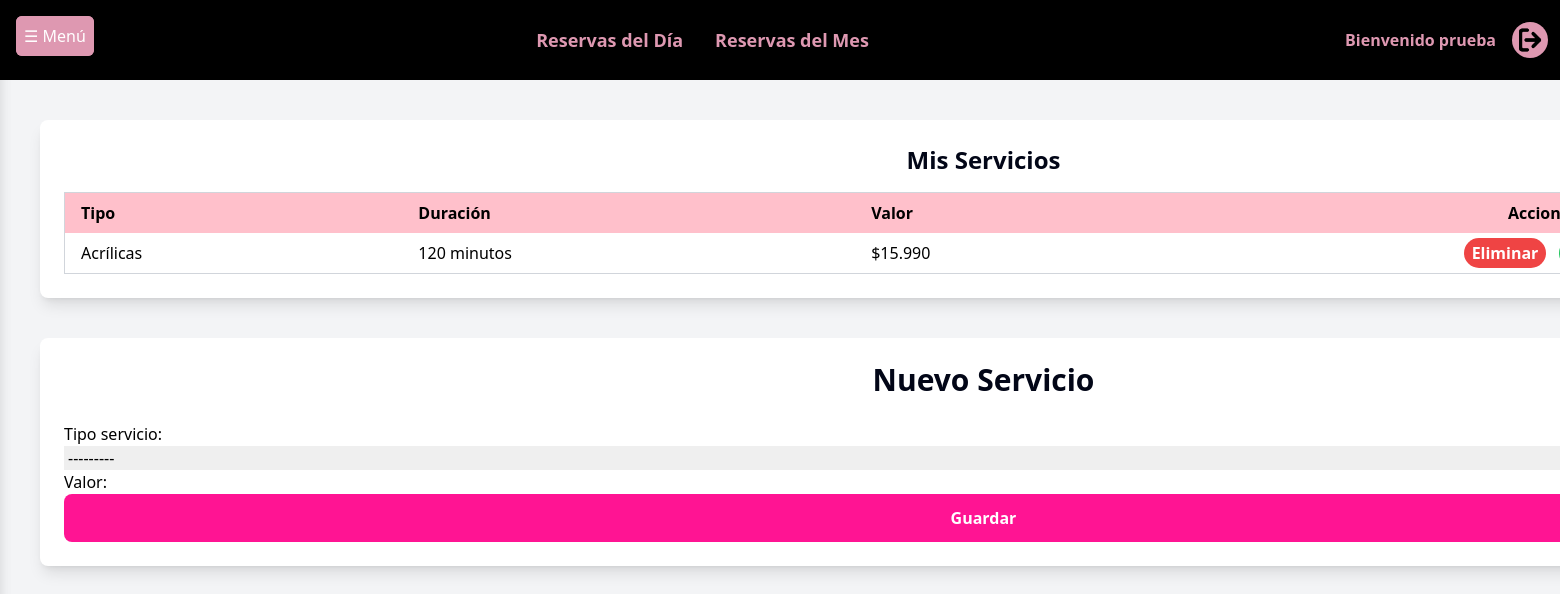
/misservicios (signed in), run on the app's committed database.
### app/models.py (models this page shows, shortened)
class Servicio(models.Model):
    id_servicio = models.AutoField(primary_key=True)
    valor = models.IntegerField()
    tipo_servicio = models.ForeignKey('TipoServicio', on_delete=models.CASCADE)
    manicurista = models.ForeignKey('Manicurista', on_delete=models.CASCADE, null=True, blank=True)

class TipoServicio(models.Model):
    id_tipo_servicio = models.AutoField(primary_key=True)
    nombre = models.CharField(max_length=50)
    duracion = models.CharField(max_length=50)
    descripcion = models.CharField(max_length=250, default=' ')
    def __str__(self):
        return f"Tipo Servicio ID: {self.id_tipo_servicio}, nombre: {self.nombre}, duracion: {self.duracion}, descripcion: {self.descripcion}"

### app/views.py (the view)
        def _wrapped_view(request, *args, **kwargs):
            if request.user.is_authenticated:
                if group_name == 'manicurista':
                    manicurista = getattr(request.user, 'manicurista', None)
                    if manicurista:
                        if not manicurista.state:
                            return redirect('espera_aprobacion')
                        return view_func(request, *args, **kwargs)
                elif request.user.groups.filter(name=group_name).exists() or request.user.is_superuser:
                    return view_func(request, *args, **kwargs)
            raise PermissionDenied

### app/forms.py
class ServicioForm(forms.ModelForm):
    class Meta:
        model = Servicio
        fields = ['tipo_servicio', 'valor',]

### app/views.py (called while the page is built, shortened)
def group_required(group_name):
    def decorator(view_func):
        def _wrapped_view(request, *args, **kwargs):
            if request.user.is_authenticated:
                if group_name == 'manicurista':
                    manicurista = getattr(request.user, 'manicurista', None)
                    if manicurista:
                        if not manicurista.state:
                            return redirect('espera_aprobacion')
                        return view_func(request, *args, **kwargs)
                elif request.user.groups.filter(name=group_name).exists() or request.user.is_superuser:
                    return view_func(request, *args, **kwargs)
            raise PermissionDenied
        return _wrapped_view
    return decorator

@login_required
@group_required('manicurista')
def misservicios(request):
    is_manicurista = request.user.groups.filter(name='manicurista').exists()
    if is_manicurista:
        manicurista = Manicurista.objects.filter(user=request.user).first()
        if manicurista and not manicurista.state:
            return redirect('espera_aprobacion')
    servicio = Servicio.objects.filter(manicurista=manicurista).select_related('tipo_servicio')
    data = {
        'form': ServicioForm(),
        'servicio': servicio,
        'is_manicurista': is_manicurista,
    }
    return render(request, 'app/manicurista/informacion/misservicios.html', data)

### nailtime/context_processor.py (called while the page is built)
def grupo_usuario(request):
    if request.user.is_authenticated:
        is_manicurista = request.user.groups.filter(name='manicurista').exists()
        is_cliente = request.user.groups.filter(name='cliente').exists()
    else:
        is_manicurista = False
        is_cliente = False
    return {
        'is_manicurista': is_manicurista,
        'is_cliente': is_cliente
    }

### app/templates/app/manicurista/informacion/misservicios.html (shortened to what this page needs)
{% extends 'app/base.html' %}
{% load static %}
{% block contenido %}
{% load humanize %}
{% load tailwind_filters %}
<div class="flex min-h-screen bg-gray-100">
    <button id="toggleSidebar"
            class="absolute top-4 left-4 z-10 bg-[#DE98B1] text-white p-2 rounded-md shadow-md hover:bg-pink-700 transition">
        ☰ Menú
    </button>
    <div class="flex-1 p-10">
        <div class="bg-white shadow-lg rounded-lg p-6 mb-10">
            <center><h2 class="text-2xl font-bold text-[#020617] mb-4">Mis Servicios</h2></center>
            <table class="min-w-full bg-white border border-gray-300 rounded-lg">
                <thead class="bg-[#FFC0CB]">
                    <tr>
                        <th class="px-4 py-2 text-left">Tipo</th>
                        <th class="px-4 py-2 text-left">Duración</th>
                        <th class="px-4 py-2 text-left">Valor</th>
                        <th class="px-4 py-2 text-center">Acciones</th>
                    </tr>
                </thead>
                <tbody>
                    {% for s in servicio %}
                    <tr>
                        <td class="px-4 py-2"> {{ s.tipo_servicio.nombre | title }} </td>
                        <td class="px-4 py-2"> {{ s.tipo_servicio.duracion }} minutos </td>
                        <td class="px-4 py-2"> ${{ s.valor | intcomma }} </td>
                        <td class="px-4 py-2 text-center">
                            <a href="{% url 'eliminar' s.id_servicio %}"
                                class="bg-red-500 text-white font-bold py-1 px-2 rounded-full mx-1 hover:bg-red-600">Eliminar</a>
                            </td>
                    </tr>
                    {% endfor %}
                </tbody>
            </table>
        </div>
        <div class="bg-white shadow-lg rounded-lg p-6 mb-10">
            <h2 class="text-3xl font-bold text-center mb-6 text-[#020617]">Nuevo Servicio</h2>
            <form action="" method="post" enctype="multipart/form-data">
                {{ form | crispy }}
                <div class="d-flex justify-content-end">
                    <input type="submit" value="Guardar" class="w-full bg-[#FF1493] text-white font-semibold py-3 rounded-lg hover:bg-pink-500 transition duration-300">
                </div>
            </form>
        </div>
    </div>
</div>
{% endblock %}

### app/templates/app/base.html (shortened to what this page needs)
<!DOCTYPE html>
<html lang="en">
<head>
    {% load static %}
    <script src="https://cdn.tailwindcss.com"></script>
    <link href="https://cdn.jsdelivr.net/npm/fullcalendar@6.1.8/index.global.min.css" rel="stylesheet">
</head>
<body>
    {% if user.is_authenticated %}
    {% if is_manicurista %}
    <button id="toggleSidebar"
        class="absolute top-4 left-4 z-10 bg-[#DE98B1] text-white p-2 rounded-md shadow-md hover:bg-pink-700 transition">
    </button>
    {% endif %}
    {% endif %}
    <header class="bg-black text-[#DE98B1] py-4">
        <div class="container mx-auto flex justify-between items-center">
            <div class="flex items-center space-x-4">
                <a href="{% url 'home' %}">
                </a>
            </div>
            <nav class="flex-1">
                <ul class="flex justify-center items-center text-lg space-x-8">
                    {% if user.is_authenticated %}
                    {% if is_manicurista %}
                    <li>
                        <a href="{% url 'reservasdia' %}"
                            class="text-[#DE98B1] font-semibold hover:text-pink-500">Reservas del Día</a>
                    </li>
                    <li>
                        <a href="{% url 'reservamensual' %}"
                            class="text-[#DE98B1] font-semibold hover:text-pink-500">Reservas del Mes</a>
                    </li>
                    {% elif is_cliente %}
                    <li>
                        <a href="{% url 'misreservas' %}" class="text-[#DE98B1] font-semibold hover:text-pink-500">Mis
                            Reservas</a>
                    </li>
                    {% endif %}
                    {% endif %}
                </ul>
            </nav>
            <div class="flex items-center">
                {% if user.is_authenticated %}
                <h1 class="flex items-center justify-center text-[#DE98B1] font-semibold mr-4">Bienvenido
                    {{user.username}}</h1>
                <a href="{% url 'logout' %}">
                    <img src="{% static 'img/logout.png' %}" alt="Cerrar sesión" class="w-9 h-9 rounded-full">
                </a>
                {% else %}
                <a href="{% url 'login' %}">
                    <img src="{% static 'img/login.png' %}" alt="Iniciar sesión" class="w-10 h-10 rounded-full">
                </a>
                {% endif %}
            </div>
        </div>
    </header>
    <div id="contenido" class="">
        {% block contenido %}
        {% endblock %}
    </div>
</body>
</html>

### data on the page
Servicio: tipo_servicio.nombre "Acrílicas", tipo_servicio.duracion "120", valor "15.990"

### other printed values
{{ user.username }} "prueba"
